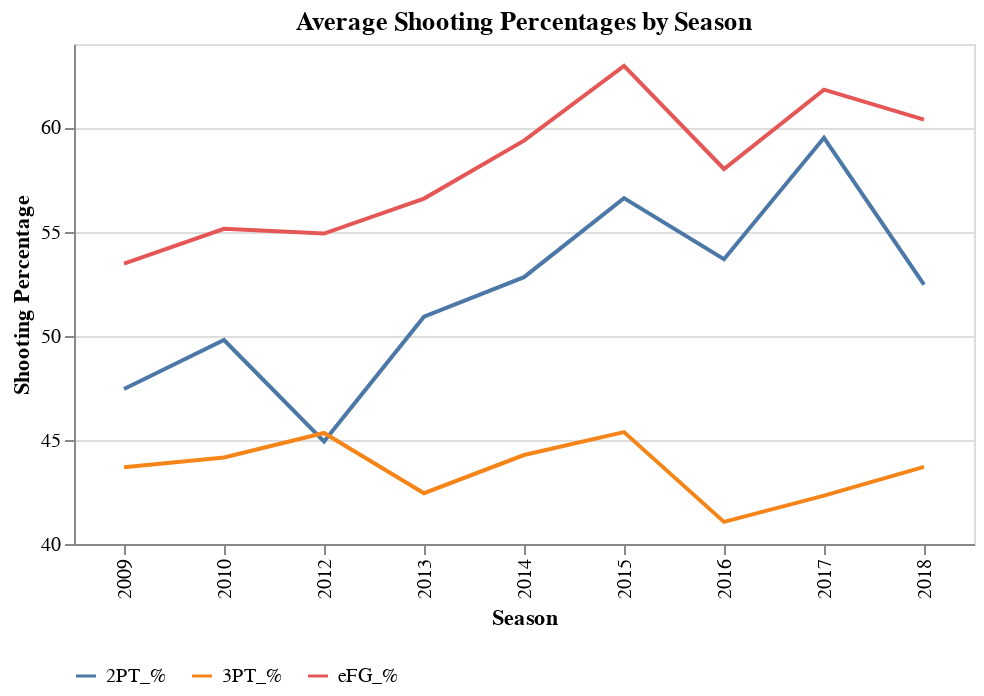

Here is the notebook cell this chart was saved with:
### Code cell
alt.Chart(df_chart_11[(df_chart_11['Player'] == 'Stephen Curry') & (df_chart_11['Stage'] == 'Regular_Season')]).mark_line().encode(
        y = alt.Y('per_game', title = 'Shooting Percentage', scale=alt.Scale(zero=False)),
        x = alt.X('Season:O'),
        color = alt.Color('2PT_3PT_eFG', legend = alt.Legend(orient = 'bottom', title = "")),
        tooltip=['Player', 'Stage', 'Season', '2PT_3PT_eFG', 'per_game']
        ).properties(title='Average Shooting Percentages by Season', width=450, height = 250)

### Figure 1 — Vega-Lite specification as saved in the notebook (floating-point values rounded to 4 significant figures)
{"config": {"view": {"continuousWidth": 400, "continuousHeight": 300}}, "data": {"name": "data-d169b45eb39a0ae3cc55fc280c2f06e1"}, "mark": "line", "encoding": {"color": {"type": "nominal", "field": "2PT_3PT_eFG", "legend": {"orient": "bottom", "title": ""}}, "tooltip": [{"type": "nominal", "field": "Player"}, {"type": "nominal", "field": "Stage"}, {"type": "quantitative", "field": "Season"}, {"type": "nominal", "field": "2PT_3PT_eFG"}, {"type": "quantitative", "field": "per_game"}], "x": {"type": "ordinal", "field": "Season"}, "y": {"type": "quantitative", "field": "per_game", "scale": {"zero": false}, "title": "Shooting Percentage"}}, "height": 250, "title": "Average Shooting Percentages by Season", "width": 450, "$schema": "https://vega.github.io/schema/vega-lite/v4.8.1.json", "datasets": {"data-d169b45eb39a0ae3cc55fc280c2f06e1": [{"Player": "Stephen Curry", "Season": 2009, "Stage": "Regular_Season", "2PT_3PT_eFG": "2PT_%", "per_game": 47.44}, {"Player": "Stephen Curry", "Season": 2010, "Stage": "Regular_Season", "2PT_3PT_eFG": "2PT_%", "per_game": 49.79}, {"Player": "Stephen Curry", "Season": 2012, "Stage": "Regular_Season", "2PT_3PT_eFG": "2PT_%", "per_game": 44.92}, {"Player": "Stephen Curry", "Season": 2013, "Stage": "Regular_Season", "2PT_3PT_eFG": "2PT_%", "per_game": 50.91}, {"Player": "Stephen Curry", "Season": 2014, "Stage": "Regular_Season", "2PT_3PT_eFG": "2PT_%", "per_game": 52.81}, {"Player": "Stephen Curry", "Season": 2015, "Stage": "Regular_Season", "2PT_3PT_eFG": "2PT_%", "per_game": 56.6}, {"Player": "Stephen Curry", "Season": 2016, "Stage": "Regular_Season", "2PT_3PT_eFG": "2PT_%", "per_game": 53.67}, {"Player": "Stephen Curry", "Season": 2017, "Stage": "Regular_Season", "2PT_3PT_eFG": "2PT_%", "per_game": 59.5}, {"Player": "Stephen Curry", "Season": 2018, "Stage": "Regular_Season", "2PT_3PT_eFG": "2PT_%", "per_game": 52.45}, {"Player": "Stephen Curry", "Season": 2009, "Stage": "Regular_Season", "2PT_3PT_eFG": "3PT_%", "per_game": 43.68}, {"Player": "Stephen Curry", "Season": 2010, "Stage": "Regular_Season", "2PT_3PT_eFG": "3PT_%", "per_game": 44.15}, {"Player": "Stephen Curry", "Season": 2012, "Stage": "Regular_Season", "2PT_3PT_eFG": "3PT_%", "per_game": 45.33}, {"Player": "Stephen Curry", "Season": 2013, "Stage": "Regular_Season", "2PT_3PT_eFG": "3PT_%", "per_game": 42.44}, {"Player": "Stephen Curry", "Season": 2014, "Stage": "Regular_Season", "2PT_3PT_eFG": "3PT_%", "per_game": 44.27}, {"Player": "Stephen Curry", "Season": 2015, "Stage": "Regular_Season", "2PT_3PT_eFG": "3PT_%", "per_game": 45.37}, {"Player": "Stephen Curry", "Season": 2016, "Stage": "Regular_Season", "2PT_3PT_eFG": "3PT_%", "per_game": 41.06}, {"Player": "Stephen Curry", "Season": 2017, "Stage": "Regular_Season", "2PT_3PT_eFG": "3PT_%", "per_game": 42.32}, {"Player": "Stephen Curry", "Season": 2018, "Stage": "Regular_Season", "2PT_3PT_eFG": "3PT_%", "per_game": 43.7}, {"Player": "Stephen Curry", "Season": 2009, "Stage": "Regular_Season", "2PT_3PT_eFG": "eFG_%", "per_game": 53.46}, {"Player": "Stephen Curry", "Season": 2010, "Stage": "Regular_Season", "2PT_3PT_eFG": "eFG_%", "per_game": 55.13}, {"Player": "Stephen Curry", "Season": 2012, "Stage": "Regular_Season", "2PT_3PT_eFG": "eFG_%", "per_game": 54.9}, {"Player": "Stephen Curry", "Season": 2013, "Stage": "Regular_Season", "2PT_3PT_eFG": "eFG_%", "per_game": 56.58}, {"Player": "Stephen Curry", "Season": 2014, "Stage": "Regular_Season", "2PT_3PT_eFG": "eFG_%", "per_game": 59.36}, {"Player": "Stephen Curry", "Season": 2015, "Stage": "Regular_Season", "2PT_3PT_eFG": "eFG_%", "per_game": 62.95}, {"Player": "Stephen Curry", "Season": 2016, "Stage": "Regular_Season", "2PT_3PT_eFG": "eFG_%", "per_game": 58.0}, {"Player": "Stephen Curry", "Season": 2017, "Stage": "Regular_Season", "2PT_3PT_eFG": "eFG_%", "per_game": 61.81}, {"Player": "Stephen Curry", "Season": 2018, "Stage": "Regular_Season", "2PT_3PT_eFG": "eFG_%", "per_game": 60.37}]}}
